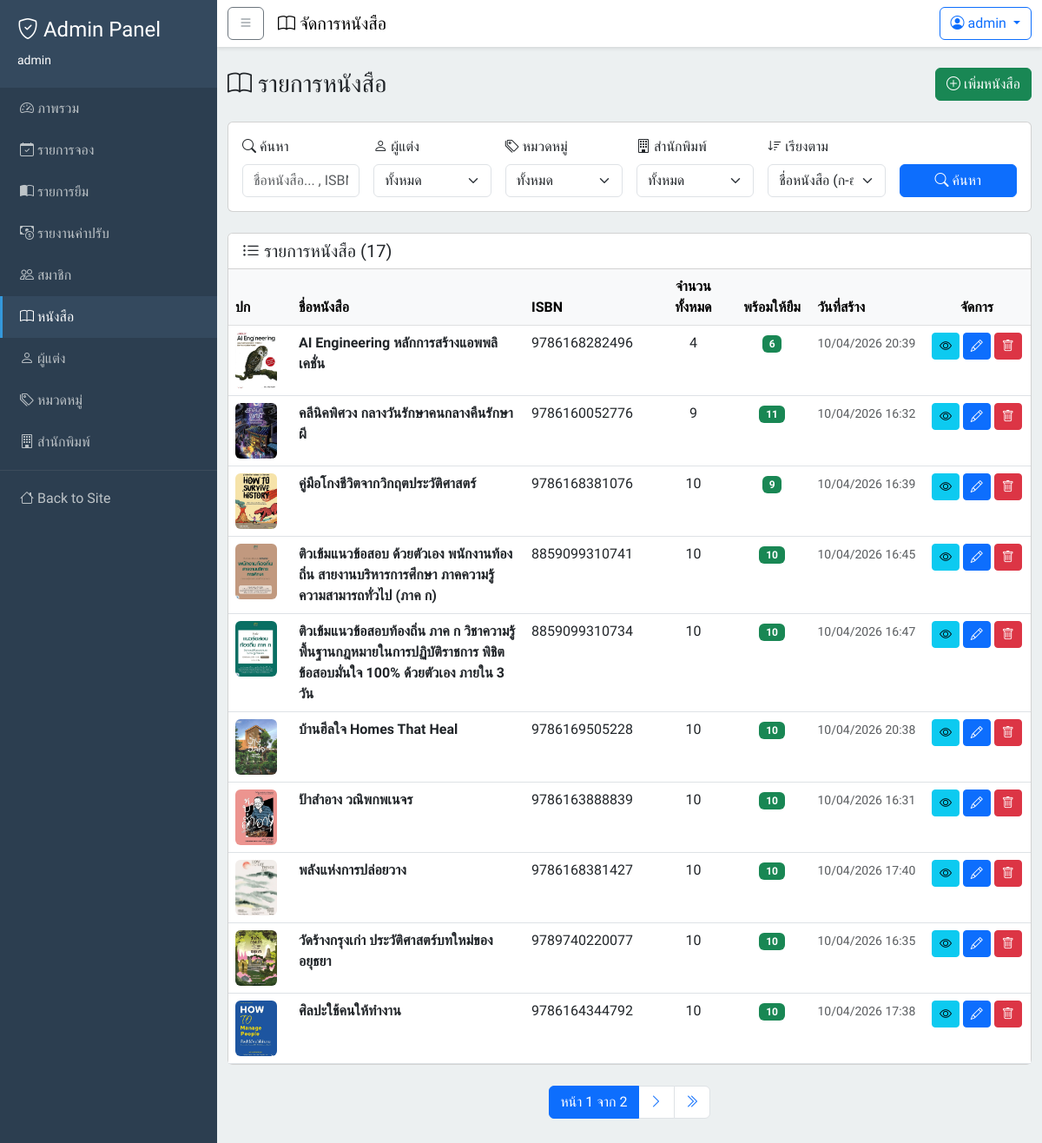
Before: /dashboard/books/ (signed in) with the older database file.
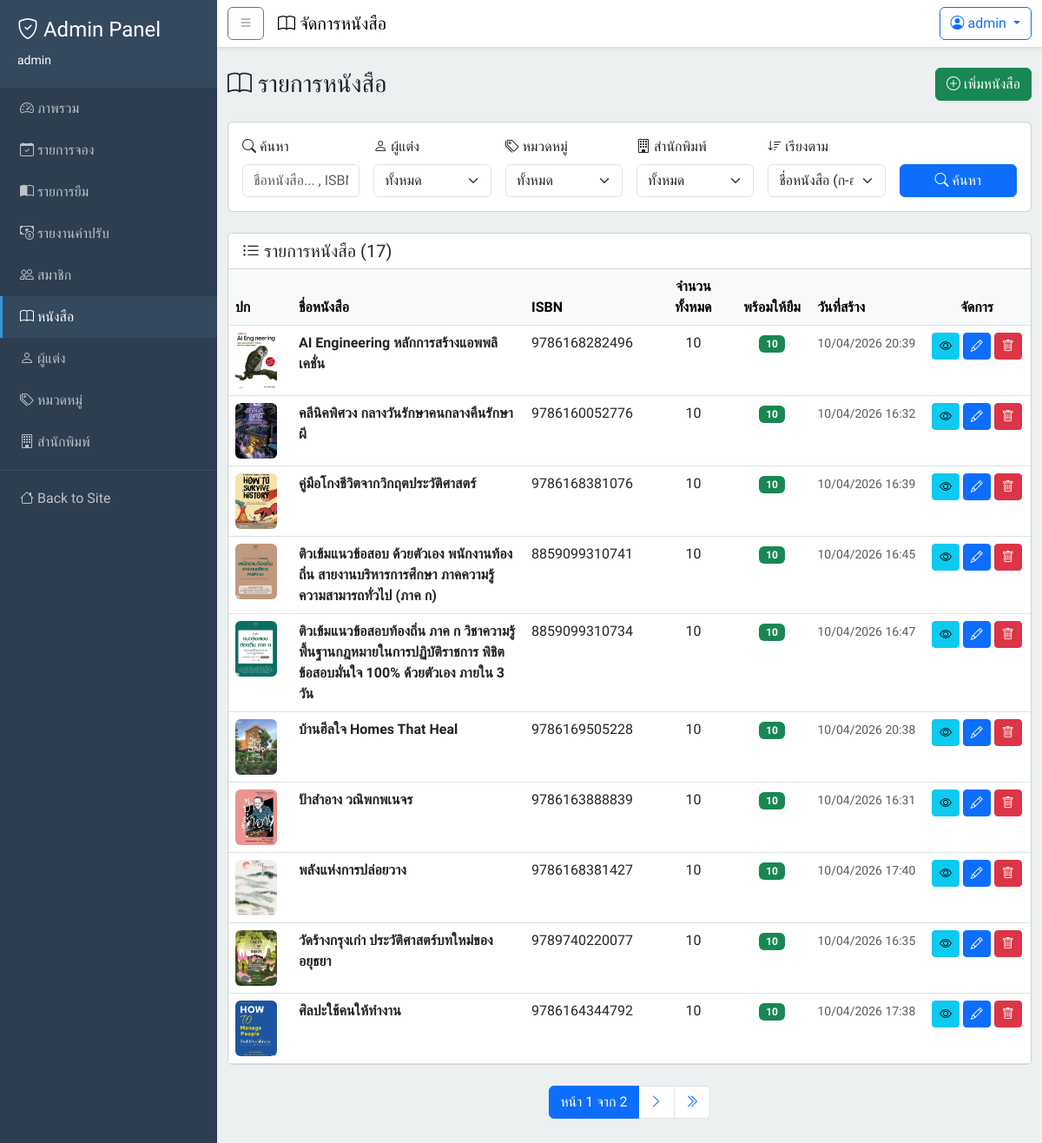
After: the same page with the newer database file.
### books/models.py (models this page shows, shortened)
class Book(models.Model):
    id = models.AutoField(primary_key=True)
    title = models.CharField(max_length=255)
    isbn = models.CharField(
        max_length=13,
        unique=True,
        null=False,
        blank=False,
    )
    description = models.TextField(null=True, blank=True)
    image_url = models.ImageField(
        upload_to="books/covers/",
        max_length=255,
        null=True,
        blank=True,
    )
    total_quantity = models.IntegerField(default=0)
    available_quantity = models.IntegerField(default=0)
    publish_year = models.IntegerField(null=True, blank=True)
    publisher = models.ForeignKey(
        Publisher,
        on_delete=models.SET_NULL,
        null=True,
        blank=True,
        related_name='books',
    )
    authors = models.ManyToManyField(
        Author,
        blank=True,
        through="BookAuthor",
        related_name="books",
    )
    categories = models.ManyToManyField(
        Category,
        blank=True,
        through="BookCategory",
        related_name="books",
    )
    created_at = models.DateTimeField(auto_now_add=True)
    if TYPE_CHECKING:
        hold_items: Manager[HoldItem]
        hold_items: Manager[HoldItem]
        loan_items: Manager[LoanItem]
    class Meta:
        db_table = "books"
        verbose_name = "Book"
        verbose_name_plural = "Books"
        constraints = [
            models.CheckConstraint(
                check=Q(total_quantity__gte=0),
                name="check_books_total_quantity_gte_0",
            ),
            models.CheckConstraint(
                check=Q(available_quantity__gte=0),
                name="check_books_available_quantity_gte_0",
            ),
            models.CheckConstraint(
                check=Q(publish_year__isnull=True) | Q(publish_year__gte=0),
                name="check_books_publish_year_gte_0_or_null",
            ),
        ]

### books/views.py (the view)
# urls.py: path('dashboard/books/', views.dashboard_books_view, name='dashboard_books'),
@staff_member_required
def dashboard_books_view(request):
    books = Book.objects.all().select_related('publisher').prefetch_related('authors', 'categories')
    search_query = request.GET.get('search', '').strip()
    if search_query:
        books = books.filter(
            Q(title__icontains=search_query) |
            Q(isbn__icontains=search_query)
        )
    author_id = request.GET.get('author', '').strip()
    if author_id:
        books = books.filter(authors__id=author_id)
    category_id = request.GET.get('category', '').strip()
    if category_id:
        books = books.filter(categories__id=category_id)
    publisher_id = request.GET.get('publisher', '').strip()
    if publisher_id:
        books = books.filter(publisher__id=publisher_id)
    sort_by = request.GET.get('sort', 'title').strip()
    allowed_sorts = {
        'title': 'title',
        '-title': '-title',
        '-created_at': '-created_at',
        'created_at': 'created_at',
        '-available_quantity': '-available_quantity',
        'available_quantity': 'available_quantity',
        '-total_quantity': '-total_quantity',
        'total_quantity': 'total_quantity',
        '-publish_year': '-publish_year',
        'publish_year': 'publish_year',
        '-borrowed_count': '-borrowed_count',
        'borrowed_count': 'borrowed_count',
    }
    sort_order = allowed_sorts.get(sort_by, 'title')
    from django.db.models import ExpressionWrapper, IntegerField
    books = books.annotate(
        borrowed_count=ExpressionWrapper(
            F('total_quantity') - F('available_quantity'),
            output_field=IntegerField()
        )
    )
    books = books.order_by(sort_order).distinct()
    paginator = Paginator(books, 10)
    page_number = request.GET.get('page')
    page_obj = paginator.get_page(page_number)
    authors = Author.objects.all().order_by('name')
    categories = Category.objects.all().order_by('name')
    publishers = Publisher.objects.all().order_by('name')
    context = {
        'page_obj': page_obj,
        'authors': authors,
        'categories': categories,
        'publishers': publishers,
        'search_query': search_query,
        'selected_author': author_id,
        'selected_category': category_id,
        'selected_publisher': publisher_id,
        'sort_by': sort_by,
    }
    return render(request, 'dashboard/books/list.html', context)

### books/cart.py (called while the page is built)
    def count(self):
        return len(self.cart)

### templates/dashboard/books/list.html (shortened to what the changed rows need)
{% extends "base_admin.html" %}
{% block content %}
    <div class="card">
        <div class="card-body p-0">
            {% if page_obj.object_list %}
                <div class="table-responsive">
                    <table class="table table-hover mb-0">
                        <thead class="table-light">
                            <tr>
                                <th style="width: 80px;">ปก</th>
                                <th style="width: 400px;">ชื่อหนังสือ</th>
                                <th style="width: 160px;">ISBN</th>
                                <th style="width: 120px;" class="text-center">จำนวนทั้งหมด</th>
                                <th style="width: 120px;" class="text-center">พร้อมให้ยืม</th>
                                <th style="width: 160px;">วันที่สร้าง</th>
                                <th style="width: 180px;" class="text-center">จัดการ</th>
                            </tr>
                        </thead>
                        <tbody>
                            {% for book in page_obj %}
                                <tr>
                                    <td>
                                        {% if book.image_url %}
                                            <img src="{{ book.image_url.url }}"
                                                 alt="cover"
                                                 class="rounded book-cover-thumb"
                                                 width="48"
                                                 height="64">
                                        {% else %}
                                            <span class="text-muted"><i class="bi bi-image"></i></span>
                                        {% endif %}
                                    </td>
                                    <td>
                                        <strong>{{ book.title }}</strong>
                                    </td>
                                    <td>{{ book.isbn|default:'-' }}</td>
                                    <td class="text-center">{{ book.total_quantity }}</td>
                                    <td class="text-center">
                                        {% if book.available_quantity > 0 %}
                                            <span class="badge bg-success">{{ book.available_quantity }}</span>
                                        {% else %}
                                            <span class="badge bg-danger">0</span>
                                        {% endif %}
                                    </td>
                                    <td>
                                        <small class="text-muted">{{ book.created_at|date:"d/m/Y H:i" }}</small>
                                    </td>
                                    <td class="text-center">
                                        <a href="{% url 'books:dashboard_book_detail' book.id %}"
                                           class="btn btn-sm btn-info"
                                           title="ดูรายละเอียด">
                                            <i class="bi bi-eye"></i>
                                        </a>
                                        <a href="{% url 'books:dashboard_book_form_id' book.id %}"
                                           class="btn btn-sm btn-primary"
                                           title="แก้ไข"><i class="bi bi-pencil"></i></a>
                                        <button type="button"
                                                class="btn btn-sm btn-danger"
                                                data-bs-toggle="modal"
                                                data-bs-target="#deleteBookModal"
                                                data-book-id="{{ book.id }}"
                                                data-book-title="{{ book.title }}"
                                                data-book-isbn="{{ book.isbn|default:'-' }}"
                                                data-book-quantity="{{ book.total_quantity }}"
                                                data-book-image="{% if book.image_url %}{{ book.image_url.url }}{% endif %}"
                                                data-delete-url="{% url 'books:dashboard_book_delete' book.id %}"
                                                title="ลบ">
                                            <i class="bi bi-trash"></i>
                                        </button>
                                    </td>
                                </tr>
                            {% endfor %}
                        </tbody>
                    </table>
                </div>
            {% else %}
                <div class="text-center py-5">
                    <i class="bi bi-inbox fs-1 text-muted"></i>
                    <p class="text-muted mt-3">ไม่พบข้อมูลหนังสือ</p>
                </div>
            {% endif %}
        </div>
    </div>
{% endblock content %}

Changed rows visible on the page:
changed Book "AI Engineering หลักการสร้างแอพพลิเคชั่น": total_quantity "4" → "10"; available_quantity "6" → "10"
changed Book "คลีนิคพิศวง กลางวันรักษาคนกลางคืนรักษาผี": total_quantity "9" → "10"; available_quantity "11" → "10"
changed Book "คู่มือโกงชีวิตจากวิกฤตประวัติศาสตร์": available_quantity "9" → "10"
